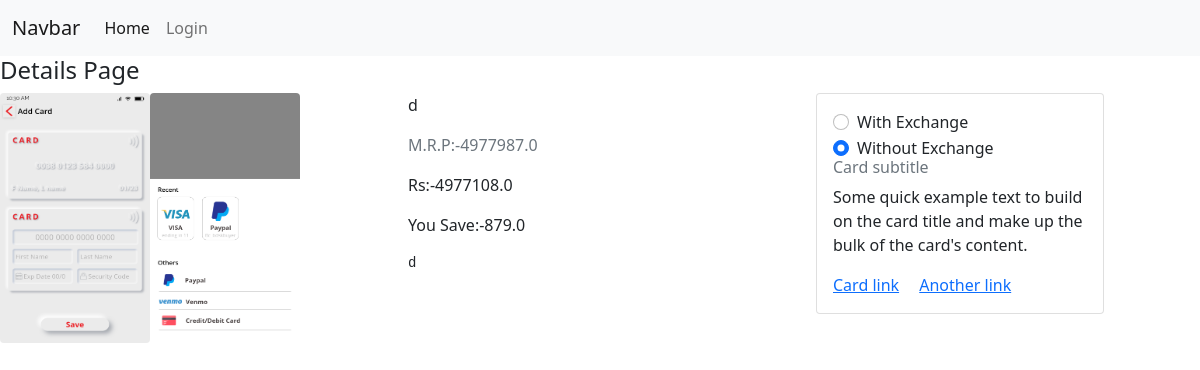
The page /product/detail/4/ on the database as committed earlier.
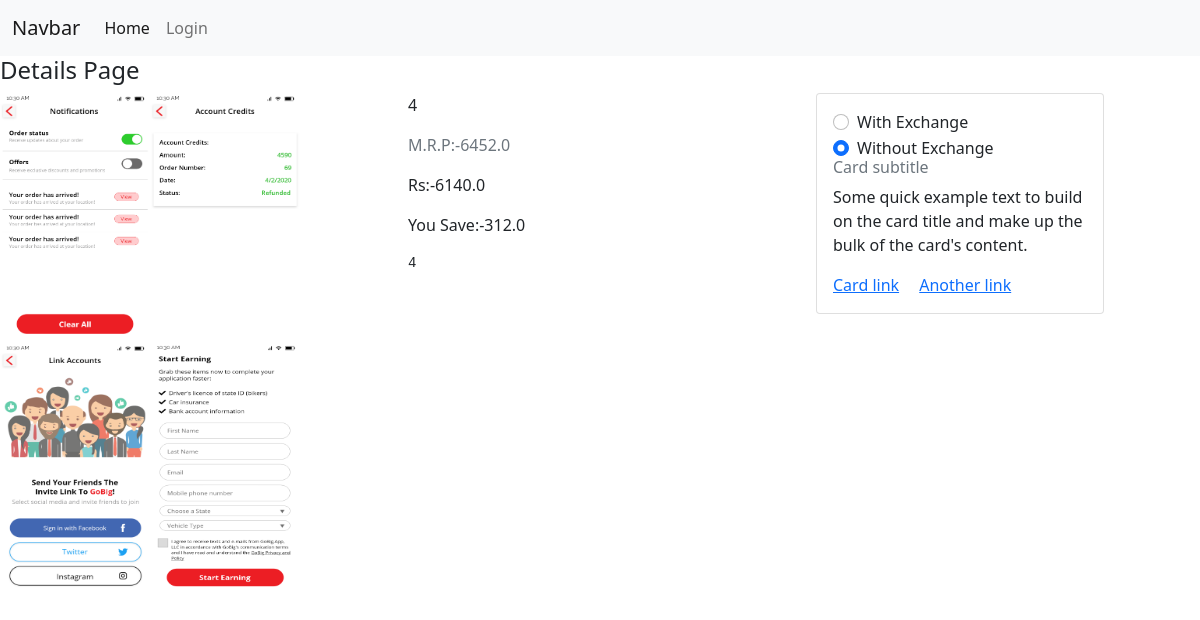
The same page on the database as committed later.
### product/models.py (models this page shows, shortened)
class Product(models.Model):
    title = models.CharField(max_length=100)
    price = models.FloatField()
    discount_price = models.FloatField(blank=True, null=True)
    description = models.TextField()
    image = models.ImageField(upload_to='products')
    seller = models.CharField(max_length=100)

class ProductImages(models.Model):
    product = models.ForeignKey(Product, on_delete=models.CASCADE, related_name="pia")
    image = models.ImageField(upload_to='products/images/', blank=True)
    class Meta:
        verbose_name_plural = 'Photo'

### product/views.py (the view)
# urls.py: path("detail/<int:pk>/", views.Product_detail.as_view(), name='detail'),
class Product_detail(DetailView):
    model = Product
    template_name = "product/product_detail.html"
    context_object_name = 'product'
    def get_context_data(self,**kwargs):
        context = super(Product_detail, self).get_context_data(**kwargs)
        context['photos'] = ProductImages.objects.filter(product=self.kwargs['pk'])
        return context

### product/templates/product/product_detail.html (shortened to what this page needs)
{% extends 'base.html' %}
{% load mathfilters %}
{% block content %}
    <h4>Details Page</h4>
    <div class="row">
        <div class="col ">
            <a href="{{product.image.url}}" target= _blank>
                    <img src="{{product.image.url}}" class="rounded float-start" width=150px, height=250px alt="" >
                    </a>
            {% for photo in photos %}
                {% if photo.image %}
                <a href="{{photo.image.url}}" target= _blank>
                    <img src="{{photo.image.url}}" class="rounded float-start" width=150px, height=250px alt="" >
                    </a>
                {% endif %}
            {% endfor %}
        </div>
        <div class=" col">
            <p>{{product.title}}</p>
            <p class="text-muted">M.R.P:-{{product.price}}</p>
            <p>Rs:-{{product.price|sub:product.discount_price}}</p>
            <p>You Save:-{{product.discount_price}}</p>
            <pre>{{product.description}}</pre>
        </div>
        <div class="col">
            <div class="card" style="width: 18rem;">
                <div class="card-body">
                    <div class="form-check">
                        <input class="form-check-input" type="radio" name="flexRadioDefault" id="flexRadioDefault1" onClick="{% url 'home' %}">
                        <label class="form-check-label" for="flexRadioDefault1">
                            With Exchange
                        </label>
                    </div>
                    <div class="form-check">
                        <input class="form-check-input" type="radio" name="flexRadioDefault" id="flexRadioDefault2" checked>
                        <label class="form-check-label" for="flexRadioDefault2">
                            Without Exchange
                        </label>
                    </div>
                    <h6 class="card-subtitle mb-2 text-muted">Card subtitle</h6>
                    <p class="card-text">Some quick example text to build on the card title and make up the bulk of the card's content.</p>
                    <a href="#" class="card-link">Card link</a>
                    <a href="#" class="card-link">Another link</a>
                </div>
            </div>
        </div>
    </div>
{% endblock content %}

Rows that differ between the two databases and show on the page:
no longer on this page (row edited): ProductImages: image (picture)
changed Product: image: a different picture; title "d" → "4"; price "4977987.0" → "6452.0"; price|sub "4977108.0" → "6140.0"; discount_price "879.0" → "312.0"; description "d" → "4"
now on this page (row edited): ProductImages: image (picture)
now on this page (row edited): ProductImages: image (picture)
now on this page (row edited): ProductImages: image (picture)
